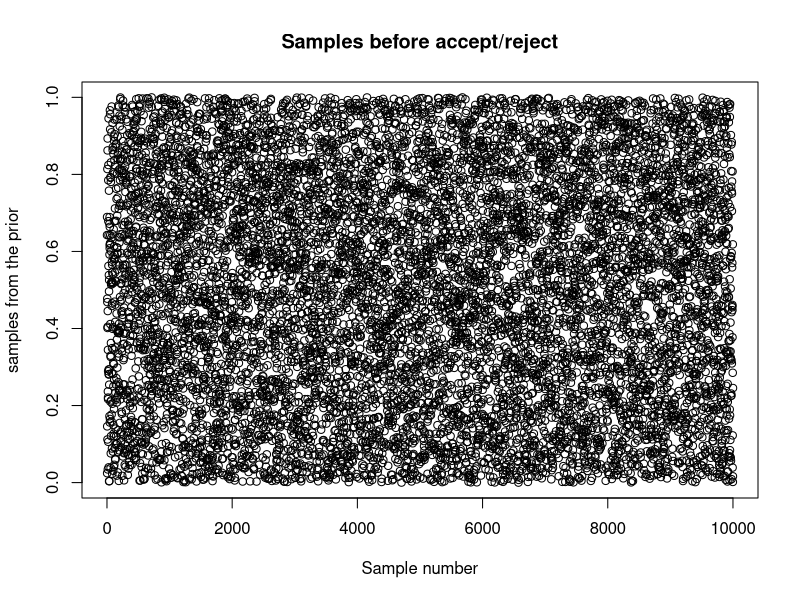
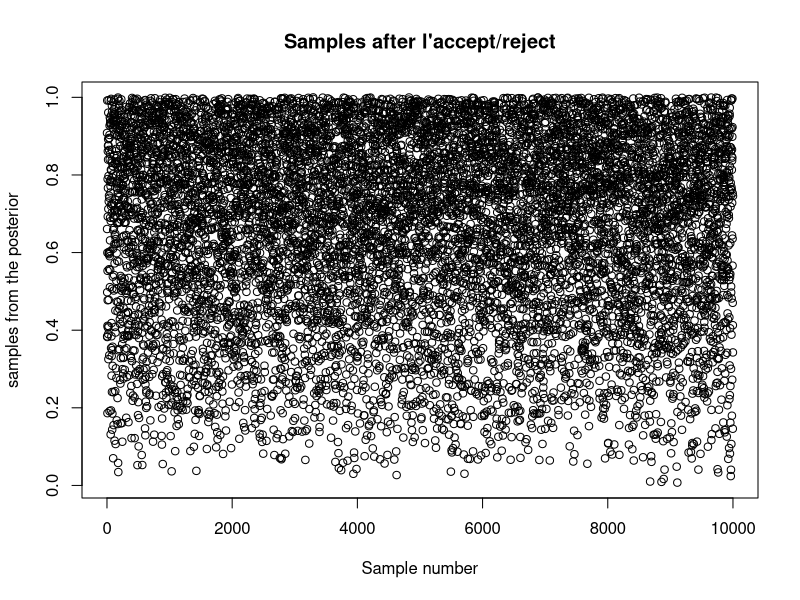
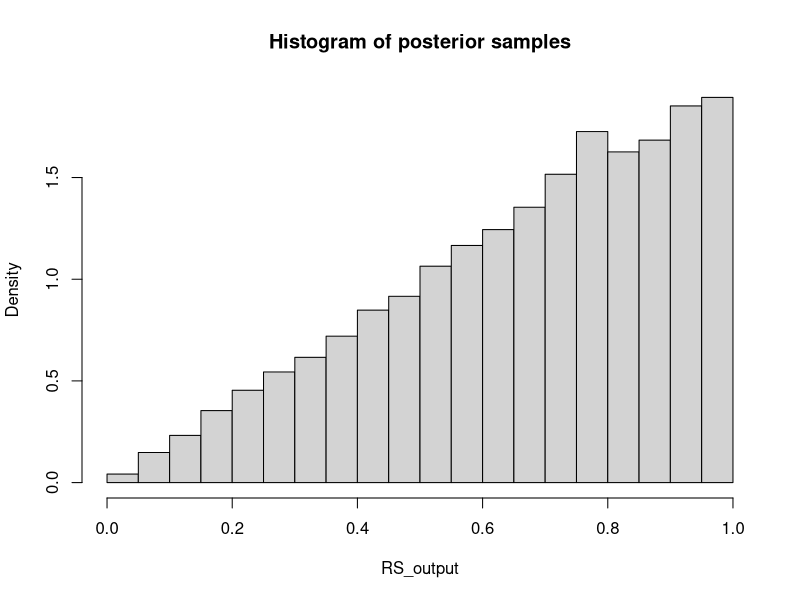

Write the R code that produced these figures, in order.
rm(list=ls())
set.seed(0) #set seed for replicability

## LET'S ASSUME WE HAVE OBSERVED x_obs=1
x_obs<-1

## Let's use rejection sampling to simulate from the posterior

# STEP (1): SIMULATE theta FROM THE PRIOR AND X FROM THE LIKELIHOOD
theta<-runif(1)
x<-rbinom(1,size = 1,prob=theta)

# STEP (2): ACCEPT theta IF X=x_obs, OTHERWISE REPEAT STEP (1)
while(x!=x_obs){
  theta<-runif(1)
  x<-rbinom(1,size = 1,prob=theta)
}

## theta is a sample from the posterior p(theta|X=x_obs)
theta

## repeat the procedure s times
s<-10000
RS_output<-rep(NA,s)
for (i in 1:s){
  theta<-runif(1)
  x<-rbinom(1,size = 1,prob=theta)
  while(x!=x_obs){
    theta<-runif(1)
    x<-rbinom(1,size = 1,prob=theta)
  }
  RS_output[i]<-theta
}

## theta was initially simulated from a uniform distribution
## but the accept/reject mechanism "transforms" them into Beta (1,2)
## comparison with theta without accept/reject
plot(runif(s),main="Samples before accept/reject",xlab="Sample number",ylab="samples from the prior")
plot(RS_output,main="Samples after l'accept/reject",xlab="Sample number",ylab="samples from the posterior")

## plot the posterior
hist(RS_output,freq = F,main="Histogram of posterior samples")
